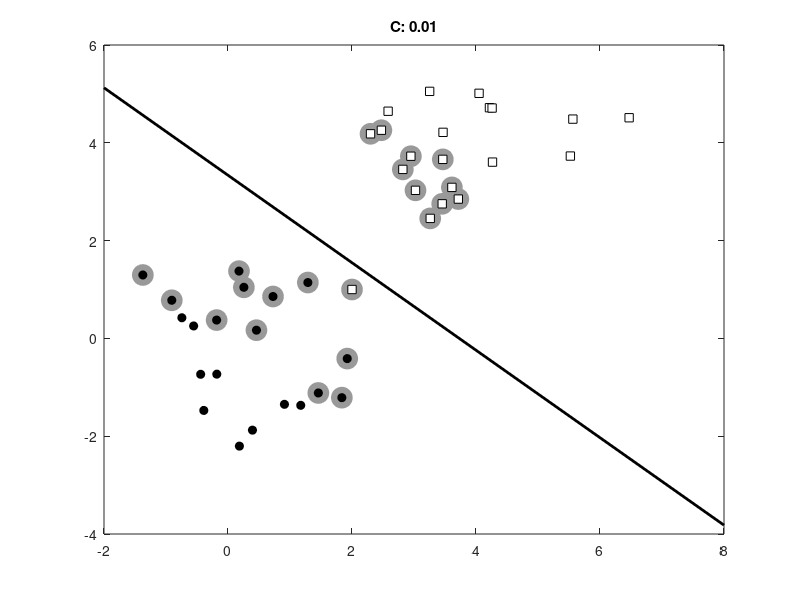

MATLAB code for this plot:
%% svmsoft.m
% From A First Course in Machine Learning, Chapter 5.
% Simon Rogers, 01/11/11 [simon.rogers@glasgow.ac.uk]
% Soft margin SVM
clear all;close all;


%% Generate the data
x = [randn(20,2);randn(20,2)+4];
t = [repmat(-1,20,1);repmat(1,20,1)];
% Add a bad point
x = [x;2 1];
t = [t;1];
%% Plot the data
ma = {'ko','ks'};
fc = {[0 0 0],[1 1 1]};
tv = unique(t);
figure(1); hold off
for i = 1:length(tv)
    pos = find(t==tv(i));
    plot(x(pos,1),x(pos,2),ma{i},'markerfacecolor',fc{i});
    hold on
end

%% Setup the optimisation problem
N = size(x,1);
K = x*x';
H = (t*t').*K + 1e-5*eye(N);
f = repmat(1,N,1);
A = [];b = [];
LB = repmat(0,N,1); 
UB = repmat(inf,N,1);
Aeq = t';beq = 0;


%warning off
%% Loop over various values of the margin parameter
Cvals = [10 5 2 1 0.5 0.1 0.05 0.01];
for cv = 1:length(Cvals);
    
    UB = repmat(Cvals(cv),N,1);
    % Following line runs the SVM
    alpha = quadprog(H,-f,A,b,Aeq,beq,LB,UB);
    % Compute the bias
    fout = sum(repmat(alpha.*t,1,N).*K,1)';
    pos = find(alpha>1e-6);
    bias = mean(t(pos)-fout(pos));
    % Plot the data, decision boundary and Support vectors
    figure(1);hold off
    pos = find(alpha>1e-6);
    plot(x(pos,1),x(pos,2),'ko','markersize',15,'markerfacecolor',[0.6 0.6 0.6],...
        'markeredgecolor',[0.6 0.6 0.6]);
    hold on
    for i = 1:length(tv)
        pos = find(t==tv(i));
        plot(x(pos,1),x(pos,2),ma{i},'markerfacecolor',fc{i});
    end

    xp = xlim;
    yl = ylim;
    % Because this is a linear SVM, we can compute w and plot the decision
    % boundary exactly.
    w = sum(repmat(alpha.*t,1,2).*x,1)';
    yp = -(bias + w(1)*xp)/w(2);
    plot(xp,yp,'k','linewidth',2);
    ylim(yl);
    ti = sprintf('C: %g',Cvals(cv));
    title(ti);
    pause
end